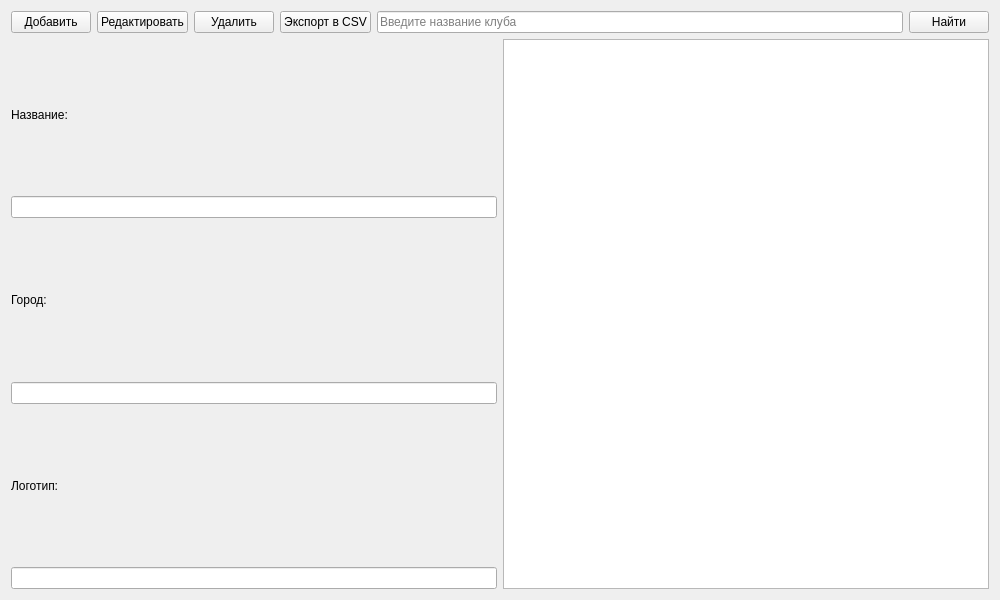
<?xml version="1.0" encoding="UTF-8"?>
<ui version="4.0">
 <class>AdminClubPage</class>
 <widget class="QWidget" name="AdminClubPage">
  <property name="geometry">
   <rect>
    <x>0</x>
    <y>0</y>
    <width>1000</width>
    <height>600</height>
   </rect>
  </property>
  <property name="windowTitle">
   <string>Клубы (Администратор)</string>
  </property>
  <layout class="QVBoxLayout" name="verticalLayout">
   <item>
    <layout class="QHBoxLayout" name="topLayout">
     <item>
      <widget class="QPushButton" name="addButton">
       <property name="text">
        <string>Добавить</string>
       </property>
      </widget>
     </item>
     <item>
      <widget class="QPushButton" name="editButton">
       <property name="text">
        <string>Редактировать</string>
       </property>
      </widget>
     </item>
     <item>
      <widget class="QPushButton" name="deleteButton">
       <property name="text">
        <string>Удалить</string>
       </property>
      </widget>
     </item>
     <item>
      <widget class="QPushButton" name="exportButton">
       <property name="text">
        <string>Экспорт в CSV</string>
       </property>
      </widget>
     </item>
     <item>
      <widget class="QLineEdit" name="searchEdit">
       <property name="placeholderText">
        <string>Введите название клуба</string>
       </property>
      </widget>
     </item>
     <item>
      <widget class="QPushButton" name="searchButton">
       <property name="text">
        <string>Найти</string>
       </property>
      </widget>
     </item>
    </layout>
   </item>
   <item>
    <layout class="QHBoxLayout" name="mainLayout">
     <item>
      <layout class="QVBoxLayout" name="inputFieldsLayout">
       <item>
        <widget class="QLabel" name="nameLabel">
         <property name="text">
          <string>Название:</string>
         </property>
        </widget>
       </item>
       <item>
        <widget class="QLineEdit" name="nameEdit"/>
       </item>
       <item>
        <widget class="QLabel" name="cityLabel">
         <property name="text">
          <string>Город:</string>
         </property>
        </widget>
       </item>
       <item>
        <widget class="QLineEdit" name="cityEdit"/>
       </item>
       <item>
        <widget class="QLabel" name="logoLabel">
         <property name="text">
          <string>Логотип:</string>
         </property>
        </widget>
       </item>
       <item>
        <widget class="QLineEdit" name="logoEdit"/>
       </item>
      </layout>
     </item>
     <item>
      <widget class="QTableView" name="tableView">
       <property name="sortingEnabled">
        <bool>true</bool>
       </property>
      </widget>
     </item>
    </layout>
   </item>
  </layout>
 </widget>
 <resources/>
 <connections/>
</ui>
